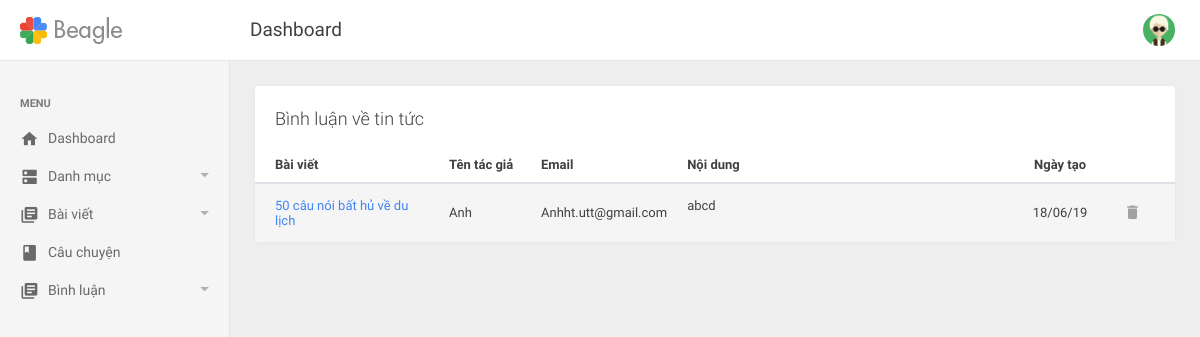
Page /admin/binhluantintuc.php (signed in) on the committed database.
### tables this page shows
CREATE TABLE `binhluan` (
  `binhluan_id` int(11) NOT NULL,
  `foreign_id` int(11) NOT NULL,
  `binhluan_kieu` varchar(50) NOT NULL COMMENT 'kiểu tin tức | địa điểm | câu chuyện',
  `binhluan_tacgia` varchar(100) NOT NULL,
  `binhluan_email` varchar(100) NOT NULL,
  `binhluan_noidung` text NOT NULL,
  `binhluan_ngay` date NOT NULL
);

CREATE TABLE `tintuc` (
  `tintuc_id` int(11) NOT NULL,
  `danhmuc_id` int(11) DEFAULT NULL,
  `tintuc_ten` varchar(150) DEFAULT NULL,
  `tintuc_mota` text NOT NULL,
  `tintuc_noidung` text,
  `tintuc_anh` varchar(100) DEFAULT NULL,
  `tintuc_ngaytao` date DEFAULT NULL,
  `tintuc_hot` tinyint(4) DEFAULT NULL
);

### includes/functions.php (called while the page is built, shortened)
<?php
    function the_excerpt($text, $string = 400) {
        $sanitized = strip_tags($text);
        if(strlen($sanitized) > $string) {
            $cutString = substr($sanitized,0,$string);
            $words = substr($sanitized, 0, strrpos($cutString, ' '));
            return $words .'...';
        } else {
            return $sanitized;
        }
    }
?>

### admin/binhluantintuc.php (the view, shortened to what this page needs)
<?php include('../includes/mysqli_connect.php');?>
<?php include('../includes/functions.php');?>
<?php include('includes/header.php');?>
<?php include('includes/top-header.php');?>
<?php include('includes/left-sidebar.php');?>
<div class="be-content">
    <div class="main-content container-fluid">
      <div class="row">
        <div class="col-md-12">
          <div class="card card-table">
            <div class="card-header">Bình luận về tin tức</div>
            <div class="card-body table-responsive">
                <table class="table table-striped table-hover" style="font-size: 13px">
                    <thead>
                        <tr>
                            <th style="width:20%;"><a href="binhluantintuc.php?sort=title">Bài viết</a></th>
                            <th style="width:10%;"><a href="binhluantintuc.php?sort=name">Tên tác giả</a></th>
                            <th style="width:10%;"><a href="binhluantintuc.php?sort=email">Email</a></th>
                            <th>Nội dung</th>
                            <th style="width:80px;" class="actions"><a href="binhluantintuc.php?sort=by">Ngày tạo</a></th>
                            <th style="width:75px;" class="actions"></th>
                        </tr>
                    </thead>
                    <tbody>
                      <?php
                      if(isset($_GET['sort'])) {
                        switch ($_GET['sort']) {
                          case 'title':
                            $order_by = 'tintuc_ten';
                            break;
                          case 'name':
                            $order_by = 'binhluan_tacgia';
                            break;
                          case 'email':
                            $order_by = 'binhluan_email';
                            break;
                          case 'by':
                            $order_by = 'date';
                            break;
                          default:
                            $order_by = 'binhluan_id';
                            break;
                        }
                      } else {
                        $order_by = 'binhluan_id';
                      }
                      $query = "SELECT b.binhluan_id, t.tintuc_id, t.tintuc_ten, b.binhluan_tacgia, b.binhluan_email, b.binhluan_noidung, DATE_FORMAT(b.binhluan_ngay, '%d/%m/%y') AS date ";
                      $query .= " FROM binhluan AS b";
                      $query .= " INNER JOIN tintuc AS t";
                      $query .= " ON (foreign_id = tintuc_id)";
                      $query .= " WHERE binhluan_kieu = 'tintuc'";
                      $query .= " ORDER BY {$order_by} ASC";
                          if ($result = $dbc->query($query)) {
                            while ($binhluan = $result->fetch_array(MYSQLI_ASSOC)) {
                              echo "
                                <tr>
                                  <td><a target='_blank' href='".BASE_URL."/single.php?id={$binhluan['tintuc_id']}'>".the_excerpt($binhluan['tintuc_ten'], 50)."</a></td>
                                  <td>".the_excerpt($binhluan['binhluan_tacgia'], 100)."</td>
                                  <td>".the_excerpt($binhluan['binhluan_email'], 100)."</td>
                                  <td>{$binhluan['binhluan_noidung']}</td>
                                  <td class='actions'>{$binhluan['date']}</td>
                                  <td class='actions'>
                                    <span style='padding:0 3px'>
                                    <a id='{$binhluan['binhluan_id']}' class='icon remove'><i class='mdi mdi-delete'></i>
                                    </a>
                                    </span>
                                  </td>
                              </tr>
                              ";
                            }
                          }
                       ?>
                    </tbody>
                </table>
            </div>
        </div>
        </div>
      </div>
    </div>
</div>
<?php include('includes/footer.php');?>

### admin/assets/css/style.css (style rules this page uses)
th a { color: #404040; }

### rows in the picture
binhluan: tintuc.tintuc_ten "50 câu nói bất hủ về du lịch", binhluan_tacgia "Anh", binhluan_email "Anhht.utt@gmail.com", binhluan_noidung "abcd", date "18/06/19"
